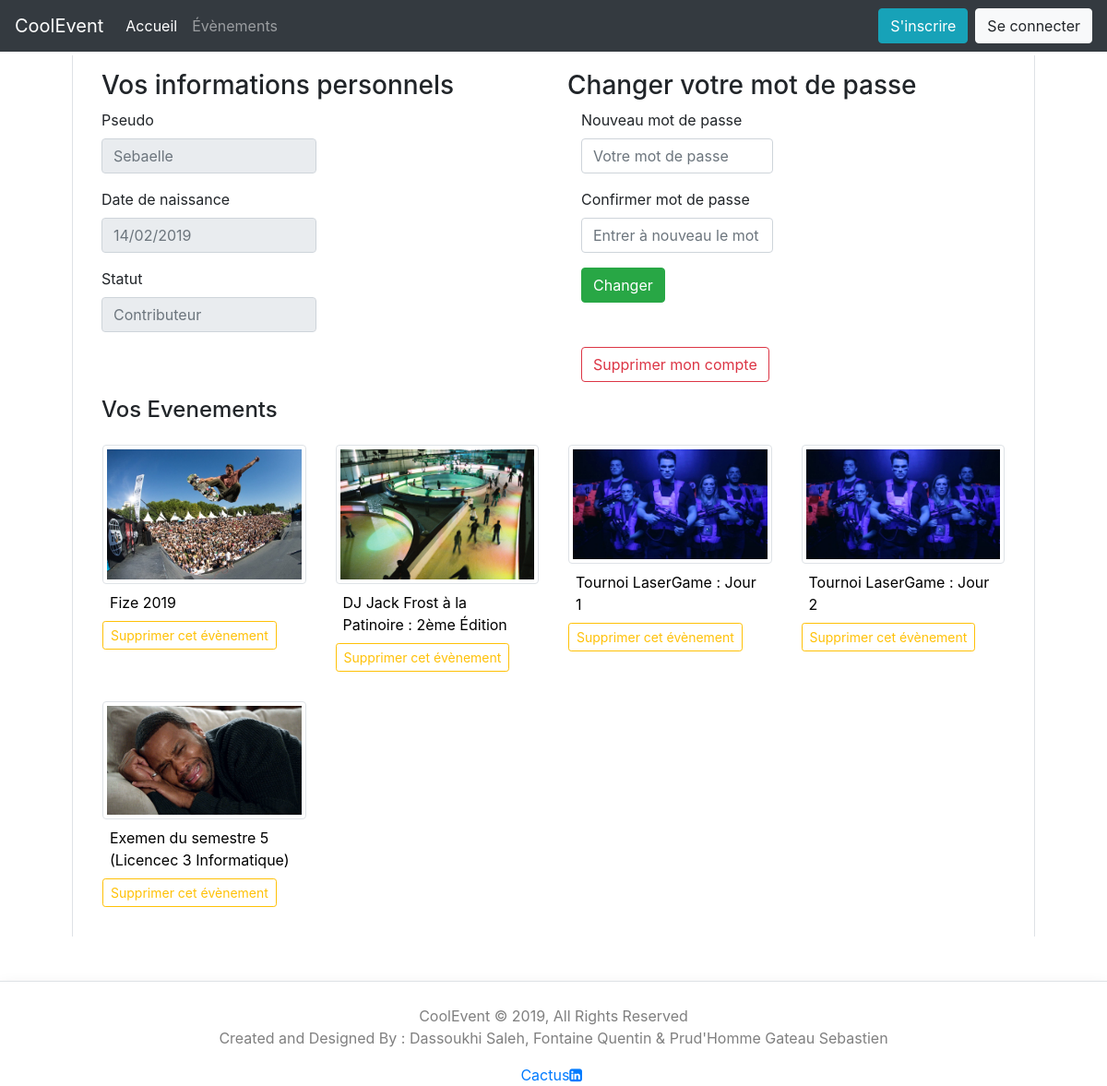
Page /profil.php?nom=Sebaelle on the committed database.
### tables this page shows
CREATE TABLE IF NOT EXISTS PERSONNE (
  ID_P int(4) NOT NULL AUTO_INCREMENT,
  PSEUDO varchar(50) NOT NULL,
  DATE_NAISSANCE DATE,
  MDP varchar(100) NOT NULL,
  ID_R int(4) NOT NULL,
  CONSTRAINT PK_PERSONNE PRIMARY KEY (ID_P),
  CONSTRAINT U_PSEUDO UNIQUE KEY (PSEUDO),
  CONSTRAINT FK_PERSONNE_ROLE FOREIGN KEY (ID_R) REFERENCES ROLE(ID_R)
);

CREATE TABLE IF NOT EXISTS EVENEMENT (
  ID_E int(4) NOT NULL AUTO_INCREMENT,
  NOM_E varchar(100) NOT NULL,
  ADRESSE text NOT NULL,
  LONGITUDE decimal(11,8) NOT NULL,
  LATITUDE decimal(10,8) NOT NULL,
  THEME text,
  DATE_D timestamp NOT NULL,
  DATE_F timestamp NOT NULL,
  DESCRIPTION text,
  EFFECTIF_MIN int(7) DEFAULT NULL,
  EFFECTIF_MAX int(7) DEFAULT NULL,
  AGE_MIN varchar(30) DEFAULT NULL,
  CHEMIN_IMAGE varchar(100) NOT NULL,
  VISIBLE int(1),
  ID_P int(4) NOT NULL,
  CONSTRAINT PK_EVENEMENT PRIMARY KEY (ID_E),
  CONSTRAINT FK_EVENEMENT_PERSONNE FOREIGN KEY (ID_P) REFERENCES PERSONNE(ID_P),
  CONSTRAINT C_EVENEMENT_AGE CHECK (AGE_MIN IN('Aucun âge requis','Mineur (à partir de 16 ans)','Majeur')),
  CONSTRAINT C_EVENEMENT_THEME CHECK (THEME IN('CARITATIF','CONCERT','ÉTUDIANT','SHOWCASE','SPORT'))
);

### fonction.php (called while the page is built, shortened)
<?php
function connexionPDO($nomBD)
{
	$user='root';
		$pass='';
		try {
			$dbh = new PDO("mysql:host=localhost;dbname=".$nomBD.";charset=UTF8",$user,$pass);
			return $dbh;
		} catch (PDOException $e) {
			echo $e->getMessage();
			die("connexion impossible");
		}
}
function statutChaine($nom)
{
	$dbh = connexionPDO('event');
	$rqt = "select ID_R from personne where PSEUDO='".$nom."'";
	$resultat = $dbh->query($rqt, PDO::FETCH_OBJ);
	foreach($resultat as $ligne)
	{
	    if( $ligne->ID_R == 0)
	    {
	    	return "Administrateur";
	    }
	    else if($ligne->ID_R == 1)
	    {
	    	return "Contributeur";
	    }
	    else{
	    	return "Visiteur";
	    }
	}
}
function bonneFormatDate($date)
{
	$jour  = date('d',strtotime($date));
	$mois  = date('m',strtotime($date));
	$anne  = date('Y',strtotime($date));
	return $jour.'/'.$mois.'/'.$anne;
}
?>

### profil.php (the view, shortened to what this page needs)
<!DOCTYPE html>
<html>
	<head>
		<?php include('head.php'); ?>
	</head>
	<body>
		<?php include('header.php');
		if (isset($_GET['nom'])) {
			$nom = $_GET['nom'];
			$dbh = connexionPDO('event');
			$rqt = "select * from personne where pseudo = '".$nom."'";
			$resultat = $dbh->query($rqt);
			foreach ($resultat as $value) {
				echo "<div class='cadre mx-auto border-left border-right p-3'>
			<div class='container'>
				<div class='row'>
					<div class='col-sm-6'>
						<h3>Vos informations personnels</h3>
						<form method='post'>
							<div class='form-row'>
								<div class='form-group col-md-6'>
									<label for='pseudo'>Pseudo</label>
									<input type='text' class='form-control' id='pseudo' placeholder='".$value['PSEUDO']."' readonly>
								</div>
							</div>
							<div class='form-row'>
								<div class='form-group col-md-6'>
									<label for='dateNaissance'>Date de naissance</label>
									<input type='text' class='form-control' id='dateNaissance' placeholder='".bonneFormatDate($value['DATE_NAISSANCE'])."' readonly>
								</div>
							</div>
							<div class='form-row'>
								<div class='form-group col-md-6'>
									<label for='role'>Statut</label>
									<input type='text' class='form-control' id='role' placeholder='".statutChaine($value['PSEUDO'])."' readonly>
								</div>
							</div>
							";
				echo "
			</form>
		</div>
		<div class='col-sm-6'>
						<h3>Changer votre mot de passe</h3>
						<form method='post'>
							<div class='form-group col-md-6'>
								<label for='newMdp'>Nouveau mot de passe</label>
								<input type='password' class='form-control' id='newMdp' placeholder='Votre mot de passe'  name = 'mdp'>
							</div>
							<div class='form-group col-md-6'>
								<label for='confirmeMdp'>Confirmer mot de passe</label>
								<input type='password' class='form-control' id='confirmeMdp' placeholder='Entrer à nouveau le mot de passe'  name = 'confirm'>
							</div>
							<div class='form-group col-md-6'>
								<button type='submit' class='btn btn-success' name ='changer'>Changer</button>
							</div>
							<div class='mt-5 form-group col-md-6'>
								<button type='submit' class='btn btn-outline-danger' value='".$value['PSEUDO']."'name ='Suppcompte'>Supprimer mon compte</button>
							</div>
						</form>
					</div>
				</div>
			</div>
			<div>";
				echo "
				<div class='container'>
					<div class='row'>
					";
					echo "
					</div>
				<h4>Vos Evenements</h4>
					<div id='contribEvent'class='row'>
						";
						$rqt2 = "SELECT * FROM evenement WHERE evenement.ID_P = (SELECT ID_P FROM personne Where personne.PSEUDO='".$_GET['nom']."')";
						$eveneContrib = $dbh->query($rqt2);
						if ($eveneContrib -> rowCount() > 0)
						{
							foreach($eveneContrib as $value2)
							{
								echo "
								<div class='col-sm-4 col-md-3 p-3 mx-0'style='height:25%'>
									<a class='lienEvent' href='event.php?click=".$value2['ID_E']."'>
										<div class='w-100'>
											<img class='img-thumbnail' src='./IMAGE/".$value2['CHEMIN_IMAGE']."' style='width: 100%; object-fit:cover;'>
										</div>
										<div class='w-100 p-2'>
											".$value2['NOM_E']."
										</div>
									</a>
									<form method='post'>
										<button type='submit' class='btn btn-outline-warning btn-sm' name ='suppevent' value= ".$value2['ID_E'].">Supprimer cet évènement</button>
									</form>
								</div>";
							}
						}
					echo "
					</div>
				</div>
			</div>
		</div>
		";
			}
		}
		?>
		<?php include('footer.php'); ?>
	</body>
</html>

### style.css (style rules this page uses)
.cadre { width: 87%; margin-top: 5%; }
.lienEvent { text-decoration: none; color: black; }

### rows in the picture
personne: PSEUDO "Sebaelle", DATE_NAISSANCE "14/02/2019", PSEUDO+ID_R "Contributeur"
evenement: CHEMIN_IMAGE (picture), NOM_E "Fize 2019", $value2['ID_E'] 1 (drawn)
evenement: CHEMIN_IMAGE (picture), NOM_E "DJ Jack Frost à la Patinoire : 2ème Édition", $value2['ID_E'] 3 (drawn)
evenement: CHEMIN_IMAGE (picture), NOM_E "Tournoi LaserGame : Jour 1", $value2['ID_E'] 6 (drawn)
evenement: CHEMIN_IMAGE (picture), NOM_E "Tournoi LaserGame : Jour 2", $value2['ID_E'] 7 (drawn)
evenement: CHEMIN_IMAGE (picture), NOM_E "Exemen du semestre 5 (Licencec 3 Informatique)", $value2['ID_E'] 8 (drawn)
